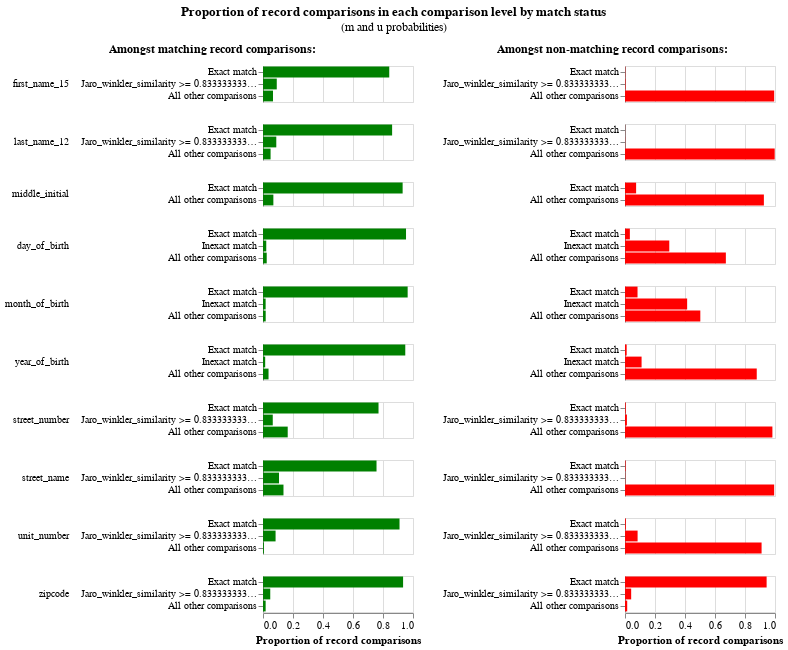

This figure's notebook cell:
### Code cell
linker.m_u_parameters_chart()

### Figure 1 — Vega-Lite specification as saved in the notebook (floating-point values rounded to 4 significant figures)
{"config": {"view": {"continuousWidth": 300, "continuousHeight": 300, "discreteHeight": 300, "discreteWidth": 400}, "header": {"title": null}, "title": {"anchor": "middle", "offset": 10}}, "hconcat": [{"mark": "bar", "encoding": {"color": {"value": "green"}, "row": {"field": "comparison_name", "header": {"labelAlign": "left", "labelAnchor": "middle", "labelAngle": 0}, "sort": {"field": "comparison_sort_order"}, "type": "nominal"}, "tooltip": [{"field": "m_probability_description", "title": "m probability description", "type": "nominal"}, {"field": "comparison_name", "title": "Comparison column name", "type": "nominal"}, {"field": "label_for_charts", "title": "Label", "type": "ordinal"}, {"field": "sql_condition", "title": "SQL condition", "type": "nominal"}, {"field": "m_probability", "format": ".4p", "title": "m probability", "type": "quantitative"}, {"field": "u_probability", "format": ".4p", "title": "u probability", "type": "quantitative"}, {"field": "bayes_factor", "format": ",.4f", "title": "Bayes factor = m/u", "type": "quantitative"}, {"field": "log2_bayes_factor", "format": ",.4f", "title": "Match weight = log2(m/u)", "type": "quantitative"}], "x": {"axis": {"title": "Proportion of record comparisons"}, "field": "m_probability", "type": "quantitative"}, "y": {"axis": {"title": null}, "field": "label_for_charts", "sort": {"field": "comparison_vector_value", "order": "descending"}, "type": "nominal"}}, "height": {"step": 12}, "resolve": {"scale": {"y": "independent"}}, "title": {"text": "Amongst matching record comparisons:", "fontSize": 12, "fontWeight": "bold"}, "transform": [{"filter": "(datum.bayes_factor != 'no-op filter due to vega lite issue 4680')"}], "width": 150}, {"mark": "bar", "encoding": {"color": {"value": "red"}, "row": {"field": "comparison_name", "header": {"labels": false}, "sort": {"field": "comparison_sort_order"}, "type": "nominal"}, "tooltip": [{"field": "u_probability_description", "title": "u probability description", "type": "nominal"}, {"field": "comparison_name", "title": "Comparison column name", "type": "nominal"}, {"field": "label_for_charts", "title": "Label", "type": "ordinal"}, {"field": "sql_condition", "title": "SQL condition", "type": "nominal"}, {"field": "m_probability", "format": ".4p", "title": "m probability", "type": "quantitative"}, {"field": "u_probability", "format": ".4p", "title": "u probability", "type": "quantitative"}, {"field": "bayes_factor", "format": ",.4f", "title": "Bayes factor = m/u", "type": "quantitative"}, {"field": "log2_bayes_factor", "format": ",.4f", "title": "Match weight = log2(m/u)", "type": "quantitative"}], "x": {"axis": {"title": "Proportion of record comparisons"}, "field": "u_probability", "type": "quantitative"}, "y": {"axis": {"title": null}, "field": "label_for_charts", "sort": {"field": "comparison_vector_value", "order": "descending"}, "type": "nominal"}}, "height": {"step": 12}, "resolve": {"scale": {"y": "independent"}}, "title": {"text": "Amongst non-matching record comparisons:", "fontSize": 12, "fontWeight": "bold"}, "transform": [{"filter": "(datum.bayes_factor != 'no-op filter2 due to vega lite issue 4680')"}], "width": 150}], "data": {"name": "data-f1496ec4766b0d8b1a63a0519aa3d85c"}, "title": {"text": "Proportion of record comparisons in each comparison level by match status", "subtitle": "(m and u probabilities)"}, "$schema": "https://vega.github.io/schema/vega-lite/v5.9.3.json", "datasets": {"data-f1496ec4766b0d8b1a63a0519aa3d85c": [{"comparison_name": "first_name_15", "sql_condition": "\"first_name_15_l\" = \"first_name_15_r\"", "label_for_charts": "Exact match", "m_probability": 0.8417, "u_probability": 0.001979, "m_probability_description": "Amongst matching record comparisons, 84.17% of records are in the exact match comparison level", "u_probability_description": "Amongst non-matching record comparisons, 0.20% of records are in the exact match comparison level", "has_tf_adjustments": false, "tf_adjustment_column": null, "tf_adjustment_weight": 1.0, "is_null_level": false, "bayes_factor": 425.2, "log2_bayes_factor": 8.732, "comparison_vector_value": 2, "max_comparison_vector_value": 2, "bayes_factor_description": "If comparison level is `exact match` then comparison is 425.24 times more likely to be a match", "probability_two_random_records_match": 1.423e-05, "comparison_sort_order": 0}, {"comparison_name": "first_name_15", "sql_condition": "jaro_winkler_similarity(\"first_name_15_l\", \"first_name_15_r\") >= 0.8333333333333334", "label_for_charts": "Jaro_winkler_similarity >= 0.8333333333333334", "m_probability": 0.09177, "u_probability": 0.003417, "m_probability_description": "Amongst matching record comparisons, 9.18% of records are in the jaro_winkler_similarity >= 0.8333333333333334 comparison level", "u_probability_description": "Amongst non-matching record comparisons, 0.34% of records are in the jaro_winkler_similarity >= 0.8333333333333334 comparison level", "has_tf_adjustments": false, "tf_adjustment_column": null, "tf_adjustment_weight": 1.0, "is_null_level": false, "bayes_factor": 26.86, "log2_bayes_factor": 4.747, "comparison_vector_value": 1, "max_comparison_vector_value": 2, "bayes_factor_description": "If comparison level is `jaro_winkler_similarity >= 0.8333333333333334` then comparison is 26.86 times more likely to be a match", "probability_two_random_records_match": 1.423e-05, "comparison_sort_order": 0}, {"comparison_name": "first_name_15", "sql_condition": "ELSE", "label_for_charts": "All other comparisons", "m_probability": 0.06654, "u_probability": 0.9946, "m_probability_description": "Amongst matching record comparisons, 6.65% of records are in the all other comparisons comparison level", "u_probability_description": "Amongst non-matching record comparisons, 99.46% of records are in the all other comparisons comparison level", "has_tf_adjustments": false, "tf_adjustment_column": null, "tf_adjustment_weight": 1.0, "is_null_level": false, "bayes_factor": 0.06691, "log2_bayes_factor": -3.902, "comparison_vector_value": 0, "max_comparison_vector_value": 2, "bayes_factor_description": "If comparison level is `all other comparisons` then comparison is  14.95 times less likely to be a match", "probability_two_random_records_match": 1.423e-05, "comparison_sort_order": 0}, {"comparison_name": "last_name_12", "sql_condition": "\"last_name_12_l\" = \"last_name_12_r\"", "label_for_charts": "Exact match", "m_probability": 0.8608, "u_probability": 0.0007093, "m_probability_description": "Amongst matching record comparisons, 86.08% of records are in the exact match comparison level", "u_probability_description": "Amongst non-matching record comparisons, 0.07% of records are in the exact match comparison level", "has_tf_adjustments": false, "tf_adjustment_column": null, "tf_adjustment_weight": 1.0, "is_null_level": false, "bayes_factor": 1214.0, "log2_bayes_factor": 10.25, "comparison_vector_value": 2, "max_comparison_vector_value": 2, "bayes_factor_description": "If comparison level is `exact match` then comparison is 1,213.55 times more likely to be a match", "probability_two_random_records_match": 1.423e-05, "comparison_sort_order": 1}, {"comparison_name": "last_name_12", "sql_condition": "jaro_winkler_similarity(\"last_name_12_l\", \"last_name_12_r\") >= 0.8333333333333334", "label_for_charts": "Jaro_winkler_similarity >= 0.8333333333333334", "m_probability": 0.08862, "u_probability": 0.00133, "m_probability_description": "Amongst matching record comparisons, 8.86% of records are in the jaro_winkler_similarity >= 0.8333333333333334 comparison level", "u_probability_description": "Amongst non-matching record comparisons, 0.13% of records are in the jaro_winkler_similarity >= 0.8333333333333334 comparison level", "has_tf_adjustments": false, "tf_adjustment_column": null, "tf_adjustment_weight": 1.0, "is_null_level": false, "bayes_factor": 66.64, "log2_bayes_factor": 6.058, "comparison_vector_value": 1, "max_comparison_vector_value": 2, "bayes_factor_description": "If comparison level is `jaro_winkler_similarity >= 0.8333333333333334` then comparison is 66.64 times more likely to be a match", "probability_two_random_records_match": 1.423e-05, "comparison_sort_order": 1}, {"comparison_name": "last_name_12", "sql_condition": "ELSE", "label_for_charts": "All other comparisons", "m_probability": 0.05058, "u_probability": 0.998, "m_probability_description": "Amongst matching record comparisons, 5.06% of records are in the all other comparisons comparison level", "u_probability_description": "Amongst non-matching record comparisons, 99.80% of records are in the all other comparisons comparison level", "has_tf_adjustments": false, "tf_adjustment_column": null, "tf_adjustment_weight": 1.0, "is_null_level": false, "bayes_factor": 0.05068, "log2_bayes_factor": -4.302, "comparison_vector_value": 0, "max_comparison_vector_value": 2, "bayes_factor_description": "If comparison level is `all other comparisons` then comparison is  19.73 times less likely to be a match", "probability_two_random_records_match": 1.423e-05, "comparison_sort_order": 1}, {"comparison_name": "middle_initial", "sql_condition": "\"middle_initial_l\" = \"middle_initial_r\"", "label_for_charts": "Exact match", "m_probability": 0.9309, "u_probability": 0.07411, "m_probability_description": "Amongst matching record comparisons, 93.09% of records are in the exact match comparison level", "u_probability_description": "Amongst non-matching record comparisons, 7.41% of records are in the exact match comparison level", "has_tf_adjustments": false, "tf_adjustment_column": null, "tf_adjustment_weight": 1.0, "is_null_level": false, "bayes_factor": 12.56, "log2_bayes_factor": 3.651, "comparison_vector_value": 1, "max_comparison_vector_value": 1, "bayes_factor_description": "If comparison level is `exact match` then comparison is 12.56 times more likely to be a match", "probability_two_random_records_match": 1.423e-05, "comparison_sort_order": 2}, {"comparison_name": "middle_initial", "sql_condition": "ELSE", "label_for_charts": "All other comparisons", "m_probability": 0.0691, "u_probability": 0.9259, "m_probability_description": "Amongst matching record comparisons, 6.91% of records are in the all other comparisons comparison level", "u_probability_description": "Amongst non-matching record comparisons, 92.59% of records are in the all other comparisons comparison level", "has_tf_adjustments": false, "tf_adjustment_column": null, "tf_adjustment_weight": 1.0, "is_null_level": false, "bayes_factor": 0.07463, "log2_bayes_factor": -3.744, "comparison_vector_value": 0, "max_comparison_vector_value": 1, "bayes_factor_description": "If comparison level is `all other comparisons` then comparison is  13.40 times less likely to be a match", "probability_two_random_records_match": 1.423e-05, "comparison_sort_order": 2}, {"comparison_name": "day_of_birth", "sql_condition": "\"day_of_birth_l\" = \"day_of_birth_r\"", "label_for_charts": "Exact match", "m_probability": 0.9535, "u_probability": 0.03243, "m_probability_description": "Amongst matching record comparisons, 95.35% of records are in the exact match comparison level", "u_probability_description": "Amongst non-matching record comparisons, 3.24% of records are in the exact match comparison level", "has_tf_adjustments": false, "tf_adjustment_column": null, "tf_adjustment_weight": 1.0, "is_null_level": false, "bayes_factor": 29.4, "log2_bayes_factor": 4.878, "comparison_vector_value": 2, "max_comparison_vector_value": 2, "bayes_factor_description": "If comparison level is `exact match` then comparison is 29.40 times more likely to be a match", "probability_two_random_records_match": 1.423e-05, "comparison_sort_order": 3}, {"comparison_name": "day_of_birth", "sql_condition": "abs(day_of_birth_l - day_of_birth_r) <= 5", "label_for_charts": "Inexact match", "m_probability": 0.02175, "u_probability": 0.2952, "m_probability_description": "Amongst matching record comparisons, 2.17% of records are in the inexact match comparison level", "u_probability_description": "Amongst non-matching record comparisons, 29.52% of records are in the inexact match comparison level", "has_tf_adjustments": false, "tf_adjustment_column": null, "tf_adjustment_weight": 1.0, "is_null_level": false, "bayes_factor": 0.07368, "log2_bayes_factor": -3.763, "comparison_vector_value": 1, "max_comparison_vector_value": 2, "bayes_factor_description": "If comparison level is `inexact match` then comparison is  13.57 times less likely to be a match", "probability_two_random_records_match": 1.423e-05, "comparison_sort_order": 3}, {"comparison_name": "day_of_birth", "sql_condition": "ELSE", "label_for_charts": "All other comparisons", "m_probability": 0.02477, "u_probability": 0.6724, "m_probability_description": "Amongst matching record comparisons, 2.48% of records are in the all other comparisons comparison level", "u_probability_description": "Amongst non-matching record comparisons, 67.24% of records are in the all other comparisons comparison level", "has_tf_adjustments": false, "tf_adjustment_column": null, "tf_adjustment_weight": 1.0, "is_null_level": false, "bayes_factor": 0.03684, "log2_bayes_factor": -4.763, "comparison_vector_value": 0, "max_comparison_vector_value": 2, "bayes_factor_description": "If comparison level is `all other comparisons` then comparison is  27.15 times less likely to be a match", "probability_two_random_records_match": 1.423e-05, "comparison_sort_order": 3}, {"comparison_name": "month_of_birth", "sql_condition": "\"month_of_birth_l\" = \"month_of_birth_r\"", "label_for_charts": "Exact match", "m_probability": 0.9644, "u_probability": 0.08355, "m_probability_description": "Amongst matching record comparisons, 96.44% of records are in the exact match comparison level", "u_probability_description": "Amongst non-matching record comparisons, 8.36% of records are in the exact match comparison level", "has_tf_adjustments": false, "tf_adjustment_column": null, "tf_adjustment_weight": 1.0, "is_null_level": false, "bayes_factor": 11.54, "log2_bayes_factor": 3.529, "comparison_vector_value": 2, "max_comparison_vector_value": 2, "bayes_factor_description": "If comparison level is `exact match` then comparison is 11.54 times more likely to be a match", "probability_two_random_records_match": 1.423e-05, "comparison_sort_order": 4}, {"comparison_name": "month_of_birth", "sql_condition": "abs(month_of_birth_l - month_of_birth_r) <= 3", "label_for_charts": "Inexact match", "m_probability": 0.01759, "u_probability": 0.4143, "m_probability_description": "Amongst matching record comparisons, 1.76% of records are in the inexact match comparison level", "u_probability_description": "Amongst non-matching record comparisons, 41.43% of records are in the inexact match comparison level", "has_tf_adjustments": false, "tf_adjustment_column": null, "tf_adjustment_weight": 1.0, "is_null_level": false, "bayes_factor": 0.04246, "log2_bayes_factor": -4.558, "comparison_vector_value": 1, "max_comparison_vector_value": 2, "bayes_factor_description": "If comparison level is `inexact match` then comparison is  23.55 times less likely to be a match", "probability_two_random_records_match": 1.423e-05, "comparison_sort_order": 4}, {"comparison_name": "month_of_birth", "sql_condition": "ELSE", "label_for_charts": "All other comparisons", "m_probability": 0.01801, "u_probability": 0.5021, "m_probability_description": "Amongst matching record comparisons, 1.80% of records are in the all other comparisons comparison level", "u_probability_description": "Amongst non-matching record comparisons, 50.21% of records are in the all other comparisons comparison level", "has_tf_adjustments": false, "tf_adjustment_column": null, "tf_adjustment_weight": 1.0, "is_null_level": false, "bayes_factor": 0.03586, "log2_bayes_factor": -4.801, "comparison_vector_value": 0, "max_comparison_vector_value": 2, "bayes_factor_description": "If comparison level is `all other comparisons` then comparison is  27.88 times less likely to be a match", "probability_two_random_records_match": 1.423e-05, "comparison_sort_order": 4}, {"comparison_name": "year_of_birth", "sql_condition": "\"year_of_birth_l\" = \"year_of_birth_r\"", "label_for_charts": "Exact match", "m_probability": 0.9485, "u_probability": 0.01113, "m_probability_description": "Amongst matching record comparisons, 94.85% of records are in the exact match comparison level", "u_probability_description": "Amongst non-matching record comparisons, 1.11% of records are in the exact match comparison level", "has_tf_adjustments": false, "tf_adjustment_column": null, "tf_adjustment_weight": 1.0, "is_null_level": false, "bayes_factor": 85.26, "log2_bayes_factor": 6.414, "comparison_vector_value": 2, "max_comparison_vector_value": 2, "bayes_factor_description": "If comparison level is `exact match` then comparison is 85.26 times more likely to be a match", "probability_two_random_records_match": 1.423e-05, "comparison_sort_order": 5}, {"comparison_name": "year_of_birth", "sql_condition": "abs(year_of_birth_l - year_of_birth_r) <= 5", "label_for_charts": "Inexact match", "m_probability": 0.01457, "u_probability": 0.1105, "m_probability_description": "Amongst matching record comparisons, 1.46% of records are in the inexact match comparison level", "u_probability_description": "Amongst non-matching record comparisons, 11.05% of records are in the inexact match comparison level", "has_tf_adjustments": false, "tf_adjustment_column": null, "tf_adjustment_weight": 1.0, "is_null_level": false, "bayes_factor": 0.1318, "log2_bayes_factor": -2.923, "comparison_vector_value": 1, "max_comparison_vector_value": 2, "bayes_factor_description": "If comparison level is `inexact match` then comparison is  7.58 times less likely to be a match", "probability_two_random_records_match": 1.423e-05, "comparison_sort_order": 5}, {"comparison_name": "year_of_birth", "sql_condition": "ELSE", "label_for_charts": "All other comparisons", "m_probability": 0.03691, "u_probability": 0.8783, "m_probability_description": "Amongst matching record comparisons, 3.69% of records are in the all other comparisons comparison level", "u_probability_description": "Amongst non-matching record comparisons, 87.83% of records are in the all other comparisons comparison level", "has_tf_adjustments": false, "tf_adjustment_column": null, "tf_adjustment_weight": 1.0, "is_null_level": false, "bayes_factor": 0.04202, "log2_bayes_factor": -4.573, "comparison_vector_value": 0, "max_comparison_vector_value": 2, "bayes_factor_description": "If comparison level is `all other comparisons` then comparison is  23.80 times less likely to be a match", "probability_two_random_records_match": 1.423e-05, "comparison_sort_order": 5}, {"comparison_name": "street_number", "sql_condition": "\"street_number_l\" = \"street_number_r\"", "label_for_charts": "Exact match", "m_probability": 0.7701, "u_probability": 0.004644, "m_probability_description": "Amongst matching record comparisons, 77.01% of records are in the exact match comparison level", "u_probability_description": "Amongst non-matching record comparisons, 0.46% of records are in the exact match comparison level", "has_tf_adjustments": false, "tf_adjustment_column": null, "tf_adjustment_weight": 1.0, "is_null_level": false, "bayes_factor": 165.8, "log2_bayes_factor": 7.374, "comparison_vector_value": 2, "max_comparison_vector_value": 2, "bayes_factor_description": "If comparison level is `exact match` then comparison is 165.84 times more likely to be a match", "probability_two_random_records_match": 1.423e-05, "comparison_sort_order": 6}, {"comparison_name": "street_number", "sql_condition": "jaro_winkler_similarity(\"street_number_l\", \"street_number_r\") >= 0.8333333333333334", "label_for_charts": "Jaro_winkler_similarity >= 0.8333333333333334", "m_probability": 0.06509, "u_probability": 0.01271, "m_probability_description": "Amongst matching record comparisons, 6.51% of records are in the jaro_winkler_similarity >= 0.8333333333333334 comparison level", "u_probability_description": "Amongst non-matching record comparisons, 1.27% of records are in the jaro_winkler_similarity >= 0.8333333333333334 comparison level", "has_tf_adjustments": false, "tf_adjustment_column": null, "tf_adjustment_weight": 1.0, "is_null_level": false, "bayes_factor": 5.121, "log2_bayes_factor": 2.357, "comparison_vector_value": 1, "max_comparison_vector_value": 2, "bayes_factor_description": "If comparison level is `jaro_winkler_similarity >= 0.8333333333333334` then comparison is 5.12 times more likely to be a match", "probability_two_random_records_match": 1.423e-05, "comparison_sort_order": 6}, {"comparison_name": "street_number", "sql_condition": "ELSE", "label_for_charts": "All other comparisons", "m_probability": 0.1648, "u_probability": 0.9826, "m_probability_description": "Amongst matching record comparisons, 16.48% of records are in the all other comparisons comparison level", "u_probability_description": "Amongst non-matching record comparisons, 98.26% of records are in the all other comparisons comparison level", "has_tf_adjustments": false, "tf_adjustment_column": null, "tf_adjustment_weight": 1.0, "is_null_level": false, "bayes_factor": 0.1677, "log2_bayes_factor": -2.576, "comparison_vector_value": 0, "max_comparison_vector_value": 2, "bayes_factor_description": "If comparison level is `all other comparisons` then comparison is  5.96 times less likely to be a match", "probability_two_random_records_match": 1.423e-05, "comparison_sort_order": 6}, {"comparison_name": "street_name", "sql_condition": "\"street_name_l\" = \"street_name_r\"", "label_for_charts": "Exact match", "m_probability": 0.7568, "u_probability": 0.003691, "m_probability_description": "Amongst matching record comparisons, 75.68% of records are in the exact match comparison level", "u_probability_description": "Amongst non-matching record comparisons, 0.37% of records are in the exact match comparison level", "has_tf_adjustments": false, "tf_adjustment_column": null, "tf_adjustment_weight": 1.0, "is_null_level": false, "bayes_factor": 205.0, "log2_bayes_factor": 7.68, "comparison_vector_value": 2, "max_comparison_vector_value": 2, "bayes_factor_description": "If comparison level is `exact match` then comparison is 205.05 times more likely to be a match", "probability_two_random_records_match": 1.423e-05, "comparison_sort_order": 7}, {"comparison_name": "street_name", "sql_condition": "jaro_winkler_similarity(\"street_name_l\", \"street_name_r\") >= 0.8333333333333334", "label_for_charts": "Jaro_winkler_similarity >= 0.8333333333333334", "m_probability": 0.1066, "u_probability": 0.001884, "m_probability_description": "Amongst matching record comparisons, 10.66% of records are in the jaro_winkler_similarity >= 0.8333333333333334 comparison level", "u_probability_description": "Amongst non-matching record comparisons, 0.19% of records are in the jaro_winkler_similarity >= 0.8333333333333334 comparison level", "has_tf_adjustments": false, "tf_adjustment_column": null, "tf_adjustment_weight": 1.0, "is_null_level": false, "bayes_factor": 56.59, "log2_bayes_factor": 5.822, "comparison_vector_value": 1, "max_comparison_vector_value": 2, "bayes_factor_description": "If comparison level is `jaro_winkler_similarity >= 0.8333333333333334` then comparison is 56.59 times more likely to be a match", "probability_two_random_records_match": 1.423e-05, "comparison_sort_order": 7}, {"comparison_name": "street_name", "sql_condition": "ELSE", "label_for_charts": "All other comparisons", "m_probability": 0.1366, "u_probability": 0.9944, "m_probability_description": "Amongst matching record comparisons, 13.66% of records are in the all other comparisons comparison level", "u_probability_description": "Amongst non-matching record comparisons, 99.44% of records are in the all other comparisons comparison level", "has_tf_adjustments": false, "tf_adjustment_column": null, "tf_adjustment_weight": 1.0, "is_null_level": false, "bayes_factor": 0.1373, "log2_bayes_factor": -2.864, "comparison_vector_value": 0, "max_comparison_vector_value": 2, "bayes_factor_description": "If comparison level is `all other comparisons` then comparison is  7.28 times less likely to be a match", "probability_two_random_records_match": 1.423e-05, "comparison_sort_order": 7}, {"comparison_name": "unit_number", "sql_condition": "\"unit_number_l\" = \"unit_number_r\"", "label_for_charts": "Exact match", "m_probability": 0.9102, "u_probability": 0.005427, "m_probability_description": "Amongst matching record comparisons, 91.02% of records are in the exact match comparison level", "u_probability_description": "Amongst non-matching record comparisons, 0.54% of records are in the exact match comparison level", "has_tf_adjustments": false, "tf_adjustment_column": null, "tf_adjustment_weight": 1.0, "is_null_level": false, "bayes_factor": 167.7, "log2_bayes_factor": 7.39, "comparison_vector_value": 2, "max_comparison_vector_value": 2, "bayes_factor_description": "If comparison level is `exact match` then comparison is 167.71 times more likely to be a match", "probability_two_random_records_match": 1.423e-05, "comparison_sort_order": 8}, {"comparison_name": "unit_number", "sql_condition": "jaro_winkler_similarity(\"unit_number_l\", \"unit_number_r\") >= 0.8333333333333334", "label_for_charts": "Jaro_winkler_similarity >= 0.8333333333333334", "m_probability": 0.08383, "u_probability": 0.08399, "m_probability_description": "Amongst matching record comparisons, 8.38% of records are in the jaro_winkler_similarity >= 0.8333333333333334 comparison level", "u_probability_description": "Amongst non-matching record comparisons, 8.40% of records are in the jaro_winkler_similarity >= 0.8333333333333334 comparison level", "has_tf_adjustments": false, "tf_adjustment_column": null, "tf_adjustment_weight": 1.0, "is_null_level": false, "bayes_factor": 0.998, "log2_bayes_factor": -0.00284, "comparison_vector_value": 1, "max_comparison_vector_value": 2, "bayes_factor_description": "If comparison level is `jaro_winkler_similarity >= 0.8333333333333334` then comparison is  1.00 times less likely to be a match", "probability_two_random_records_match": 1.423e-05, "comparison_sort_order": 8}, {"comparison_name": "unit_number", "sql_condition": "ELSE", "label_for_charts": "All other comparisons", "m_probability": 0.00601, "u_probability": 0.9106, "m_probability_description": "Amongst matching record comparisons, 0.60% of records are in the all other comparisons comparison level", "u_probability_description": "Amongst non-matching record comparisons, 91.06% of records are in the all other comparisons comparison level", "has_tf_adjustments": false, "tf_adjustment_column": null, "tf_adjustment_weight": 1.0, "is_null_level": false, "bayes_factor": 0.0066, "log2_bayes_factor": -7.243, "comparison_vector_value": 0, "max_comparison_vector_value": 2, "bayes_factor_description": "If comparison level is `all other comparisons` then comparison is  151.51 times less likely to be a match", "probability_two_random_records_match": 1.423e-05, "comparison_sort_order": 8}, {"comparison_name": "zipcode", "sql_condition": "\"zipcode_l\" = \"zipcode_r\"", "label_for_charts": "Exact match", "m_probability": 0.9339, "u_probability": 0.9442, "m_probability_description": "Amongst matching record comparisons, 93.39% of records are in the exact match comparison level", "u_probability_description": "Amongst non-matching record comparisons, 94.42% of records are in the exact match comparison level", "has_tf_adjustments": false, "tf_adjustment_column": null, "tf_adjustment_weight": 1.0, "is_null_level": false, "bayes_factor": 0.9892, "log2_bayes_factor": -0.01569, "comparison_vector_value": 2, "max_comparison_vector_value": 2, "bayes_factor_description": "If comparison level is `exact match` then comparison is  1.01 times less likely to be a match", "probability_two_random_records_match": 1.423e-05, "comparison_sort_order": 9}, {"comparison_name": "zipcode", "sql_condition": "jaro_winkler_similarity(\"zipcode_l\", \"zipcode_r\") >= 0.8333333333333334", "label_for_charts": "Jaro_winkler_similarity >= 0.8333333333333334", "m_probability": 0.04839, "u_probability": 0.04114, "m_probability_description": "Amongst matching record comparisons, 4.84% of records are in the jaro_winkler_similarity >= 0.8333333333333334 comparison level", "u_probability_description": "Amongst non-matching record comparisons, 4.11% of records are in the jaro_winkler_similarity >= 0.8333333333333334 comparison level", "has_tf_adjustments": false, "tf_adjustment_column": null, "tf_adjustment_weight": 1.0, "is_null_level": false, "bayes_factor": 1.176, "log2_bayes_factor": 0.2342, "comparison_vector_value": 1, "max_comparison_vector_value": 2, "bayes_factor_description": "If comparison level is `jaro_winkler_similarity >= 0.8333333333333334` then comparison is 1.18 times more likely to be a match", "probability_two_random_records_match": 1.423e-05, "comparison_sort_order": 9}, {"comparison_name": "zipcode", "sql_condition": "ELSE", "label_for_charts": "All other comparisons", "m_probability": 0.01767, "u_probability": 0.0147, "m_probability_description": "Amongst matching record comparisons, 1.77% of records are in the all other comparisons comparison level", "u_probability_description": "Amongst non-matching record comparisons, 1.47% of records are in the all other comparisons comparison level", "has_tf_adjustments": false, "tf_adjustment_column": null, "tf_adjustment_weight": 1.0, "is_null_level": false, "bayes_factor": 1.201, "log2_bayes_factor": 0.2648, "comparison_vector_value": 0, "max_comparison_vector_value": 2, "bayes_factor_description": "If comparison level is `all other comparisons` then comparison is 1.20 times more likely to be a match", "probability_two_random_records_match": 1.423e-05, "comparison_sort_order": 9}]}}
